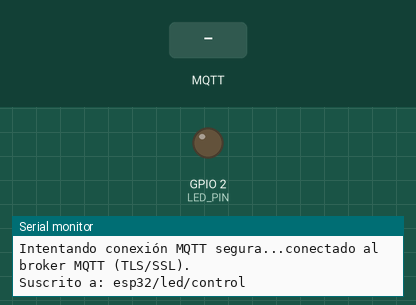
Simulated run of this sketch. Board: ESP32. Parts: output pins drawn as LEDs (lit = HIGH), the last lines printed to the serial monitor. The test bench sets the inputs (shaded band). WiFi joins after 1.5 s; servers stay silent unless stated; no MQTT or app messages arrive unless stated.

Above: at 2.7 s.
2.8 s: MQTT message "1" arrives on the first subscribed topic
At 3.9 s:
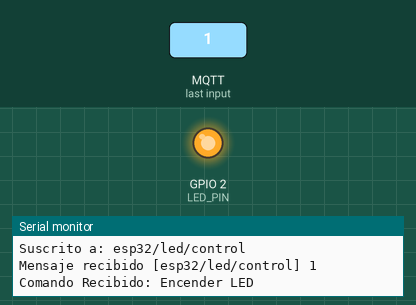
5.8 s: MQTT message "0" arrives on the first subscribed topic
At 6.2 s:
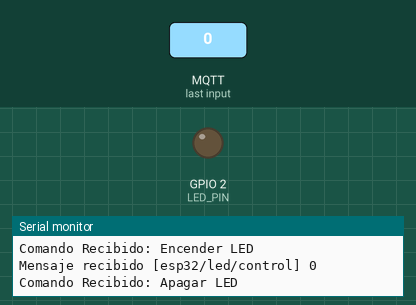
Timing chart, 0 to 8.8 s (numbered marks = the images above; inputs shaded):
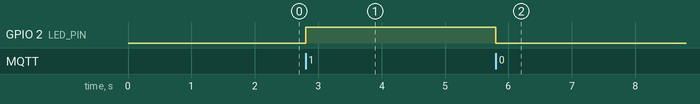

Measured:
- after the input at 2.8 s, GPIO 2 (LED_PIN): LOW → HIGH at once
- after the input at 5.8 s, GPIO 2 (LED_PIN): HIGH → LOW at once

The sketch:

laboratorio_HMI_esp32.ino
```cpp
#include <WiFi.h>
#include <WiFiClientSecure.h>
#include <PubSubClient.h>

/// --- Configuración Wi-Fi ---
const char* ssid = "Wokwi-GUEST";      //  nombre red Wi-Fi
const char* password = "";            // contraseña Wi-Fi

// --- Configuración MQTT ---
const char* mqtt_server = "p49a8ed4.ala.us-east-1.emqxsl.com"; // Host broker
const int mqtt_port = 8883;                       // Puerto broker
const char* clientID = "nodoUTB";                 // ID de cliente MQTT único
const char* mqtt_username = "domotica2025_UTB";   //usuario MQTT
const char* mqtt_password = "123456";             // contraseña MQTT
// Si broker no requiere usuario/contraseña, dejar vacíos: ""
// o usar client.connect(clientID) en la función reconnect_mqtt()

// ----- certificado CA broker EMQX   ---
const char* ca_cert = \
"-----BEGIN CERTIFICATE-----\n" \
"MIIDrzCCApegAwIBAgIQCDvgVpBCRrGhdWrJWZHHSjANBgkqhkiG9w0BAQUFADBh\n" \
"MQswCQYDVQQGEwJVUzEVMBMGA1UEChMMRGlnaUNlcnQgSW5jMRkwFwYDVQQLExB3\n" \
"d3cuZGlnaWNlcnQuY29tMSAwHgYDVQQDExdEaWdpQ2VydCBHbG9iYWwgUm9vdCBD\n" \
"QTAeFw0wNjExMTAwMDAwMDBaFw0zMTExMTAwMDAwMDBaMGExCzAJBgNVBAYTAlVT\n" \
"MRUwEwYDVQQKEwxEaWdpQ2VydCBJbmMxGTAXBgNVBAsTEHd3dy5kaWdpY2VydC5j\n" \
"b20xIDAeBgNVBAMTF0RpZ2lDZXJ0IEdsb2JhbCBSb290IENBMIIBIjANBgkqhkiG\n" \
"9w0BAQEFAAOCAQ8AMIIBCgKCAQEA4jvhEXLeqKTTo1eqUKKPC3eQyaKl7hLOllsB\n" \
"CSDMAZOnTjC3U/dDxGkAV53ijSLdhwZAAIEJzs4bg7/fzTtxRuLWZscFs3YnFo97\n" \
"nh6Vfe63SKMI2tavegw5BmV/Sl0fvBf4q77uKNd0f3p4mVmFaG5cIzJLv07A6Fpt\n" \
"43C/dxC//AH2hdmoRBBYMql1GNXRor5H4idq9Joz+EkIYIvUX7Q6hL+hqkpMfT7P\n" \
"T19sdl6gSzeRntwi5m3OFBqOasv+zbMUZBfHWymeMr/y7vrTC0LUq7dBMtoM1O/4\n" \
"gdW7jVg/tRvoSSiicNoxBN33shbyTApOB6jtSj1etX+jkMOvJwIDAQABo2MwYTAO\n" \
"BgNVHQ8BAf8EBAMCAYYwDwYDVR0TAQH/BAUwAwEB/zAdBgNVHQ4EFgQUA95QNVbR\n" \
"TLtm8KPiGxvDl7I90VUwHwYDVR0jBBgwFoAUA95QNVbRTLtm8KPiGxvDl7I90VUw\n" \
"DQYJKoZIhvcNAQEFBQADggEBAMucN6pIExIK+t1EnE9SsPTfrgT1eXkIoyQY/Esr\n" \
"hMAtudXH/vTBH1jLuG2cenTnmCmrEbXjcKChzUyImZOMkXDiqw8cvpOp/2PV5Adg\n" \
"06O/nVsJ8dWO41P0jmP6P6fbtGbfYmbW0W5BjfIttep3Sp+dWOIrWcBAI+0tKIJF\n" \
"PnlUkiaY4IBIqDfv8NZ5YBberOgOzW6sRBc4L0na4UU+Krk2U886UAb3LujEV0ls\n" \
"YSEY1QSteDwsOoBrp+uvFRTp2InBuThs4pFsiv9kuXclVzDAGySj4dzp30d8tbQk\n" \
"CAUw7C29C79Fv1C5qfPrmAESrciIxpg0X40KPMbp1ZWVbd4=\n" \
"-----END CERTIFICATE-----\n";

// Tópicos MQTT
const char* led_control_topic = "esp32/led/control"; // Tópico al que se suscribirá el esp32
const char* esp32_user_input_topic = "esp32/userInput/data";// Tópico al que se publicará el esp32

// --- Configuración Hardware ---
const int LED_PIN = 2;
bool led_status = LOW;

// --- Variables Globales ---
WiFiClientSecure espClientSecure; // WiFiClientSecure
PubSubClient client(espClientSecure); // Pasa cliente seguro a PubSubClient

unsigned long lastPublishTime = 0;
const long publishInterval = 3000;
unsigned int counter = 0;

// --- Función de Conexión Wi-Fi ---
void setup_wifi() {
  delay(10);
  Serial.println();
  Serial.print("Conectando a ");
  Serial.println(ssid);

  WiFi.begin(ssid, password);

  int retries = 0;
  while (WiFi.status() != WL_CONNECTED && retries < 30) {
    delay(500);
    Serial.print(".");
    retries++;
  }

  if (WiFi.status() == WL_CONNECTED) {
    Serial.println("");
    Serial.println("WiFi conectado");
    Serial.println("Dirección IP: ");
    Serial.println(WiFi.localIP());
  } else {
    Serial.println("");
    Serial.println("Falló la conexión Wi-Fi.");
    while(true) { delay(1000); }
  }
}

// --- Función Callback para Mensajes MQTT Entrantes ---
void callback(char* topic, byte* payload, unsigned int length) {
  Serial.print("Mensaje recibido [");
  Serial.print(topic);
  Serial.print("] ");

  String messageTemp;
  for (int i = 0; i < length; i++) {
    messageTemp += (char)payload[i];
  }
  Serial.println(messageTemp);

  if (String(topic) == led_control_topic) {
    if (messageTemp == "1") {
      Serial.println("Comando Recibido: Encender LED");
      digitalWrite(LED_PIN, HIGH);
      led_status = HIGH;
    } else if (messageTemp == "0") {
      Serial.println("Comando Recibido: Apagar LED");
      digitalWrite(LED_PIN, LOW);
      led_status = LOW;
    } else {
      Serial.println("Comando no reconocido para el LED.");
    }
  }
}

// --- Función de Reconexión MQTT ---
void reconnect_mqtt() {
  while (!client.connected()) {
    Serial.print("Intentando conexión MQTT segura...");
    if (client.connect(clientID, mqtt_username, mqtt_password)) {
      Serial.println("conectado al broker MQTT (TLS/SSL).");
      client.subscribe(led_control_topic);
      Serial.print("Suscrito a: ");
      Serial.println(led_control_topic);
    } else {
      Serial.print("falló la conexión MQTT, rc=");
      Serial.print(client.state());
      Serial.println(" intentando de nuevo en 5 segundos");

      // Imprimir error de SSL si está disponible (útil para depurar certificados)
      char ssl_error_buf[256];
      espClientSecure.lastError(ssl_error_buf, sizeof(ssl_error_buf));
      Serial.print("Último error SSL: ");
      Serial.println(ssl_error_buf);

      delay(5000);
    }
  }
}

// --- Configuración Inicial ---
void setup() {
  Serial.begin(115200);
  while (!Serial);

  pinMode(LED_PIN, OUTPUT);
  digitalWrite(LED_PIN, LOW);

  setup_wifi();

  if (WiFi.status() == WL_CONNECTED) {
    // Configurar el certificado CA para el cliente seguro ANTES de conectar
    espClientSecure.setCACert(ca_cert);
    client.setServer(mqtt_server, mqtt_port);
    client.setCallback(callback);
    Serial.println("----------------------------------------------------");
    Serial.println("Cliente MQTT listo para recibir comandos para el LED.");
    Serial.println("Escribe un mensaje en esta terminal y presiona Enter");
    Serial.println("para enviarlo por MQTT al tópico: " + String(esp32_user_input_topic));
    Serial.println("----------------------------------------------------");
  } else {
    Serial.println("No se pudo conectar a Wi-Fi, MQTT no se iniciará.");
  }
}

// --- Bucle Principal ---
void loop() {

  if (WiFi.status() != WL_CONNECTED) {
    Serial.println("Wi-Fi desconectado.");
    delay(1000);
    // setup_wifi(); // Considera una estrategia de reconexión Wi-Fi más robusta
    return;
  }

  if (!client.connected()) {
    reconnect_mqtt();
  }
  if (!client.connected()){
      delay(1000);
      return;
  }

  client.loop();

  // Verificar si hay datos disponibles en el Monitor Serie
  if (Serial.available() > 0) {
    // Leer la cadena de caracteres hasta que se presione Enter
    String userInput = Serial.readStringUntil('\n');

    // Limpiar espacios en blanco al inicio/final (incluyendo el carácter de nueva línea)
    userInput.trim();

    if (userInput.length() > 0) {
      Serial.print("Texto recibido del Serial: '");
      Serial.print(userInput);
      Serial.println("'");

      Serial.print("Publicando en MQTT al tópico '");
      Serial.print(esp32_user_input_topic);
      Serial.print("': ");
      Serial.println(userInput);

      // Publicar el mensaje. El método publish toma const char*,
      // así que usamos .c_str() para convertir el objeto String.
      if (client.publish(esp32_user_input_topic, userInput.c_str())) {
        Serial.println("Mensaje MQTT enviado exitosamente.");
      } else {
        Serial.println("Error al enviar mensaje MQTT.");
      }
    }
  }

}
```
